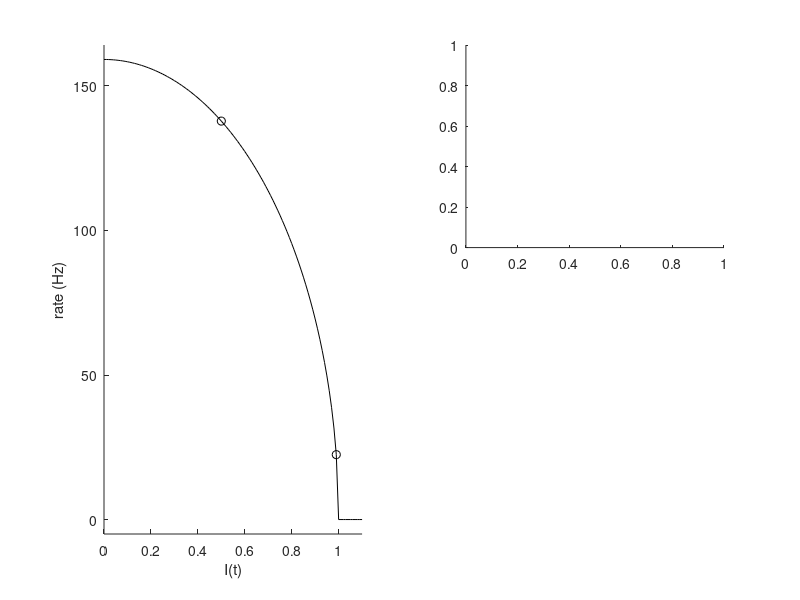

The MATLAB script that drew this image: (Note: this script raises an error after producing the figure.)
% 
% fig_03_neuron.m
%
% make figure demonstrating aspects of the neuron model used
%
% marmaduke 13/05/2012
%

%% left panel f-i curve

subplot(121)
I_values = 0:0.01:1.1;
sqrt0 = 1 - I_values.^2;
sqrt0(sqrt0<0) = 0;
sqrt0 = sqrt(sqrt0)/(2*pi)*1000;
hold on
plot(I_values, sqrt0, 'k');
xlabel('I(t)'), ylabel('rate (Hz)'), xlim([0, 1.1])
plot([0.5 0.99], 1000*sqrt(1 - [0.5 0.99].^2)/2/pi, 'ko')
ylim([-5 max(sqrt0)+5])

%% right panel, time series

subplot(222)
ns = netsfm_init(1);
ns.ds = 1;
ns.I = 0.5;
ns = netsfm_cont(ns, 20);
hold on
plot(ns.ts, ns.ys(1, :), 'k--');
plot(ns.ts, ns.ys(2, :), 'k');
ylabel('\theta, \omega')
grid on

subplot(224)
ns = netsfm_init(1);
ns.ds = 1;
ns.I = 0.99;
ns = netsfm_cont(ns, 150);
hold on
plot(ns.ts, ns.ys(1, :), 'k--');
plot(ns.ts, ns.ys(2, :), 'k');
grid on
xlabel('time (ms)'), ylabel('\theta, \omega')

%% save fig

print -dpng doc\fig\theta-neuron-flow-ts.png